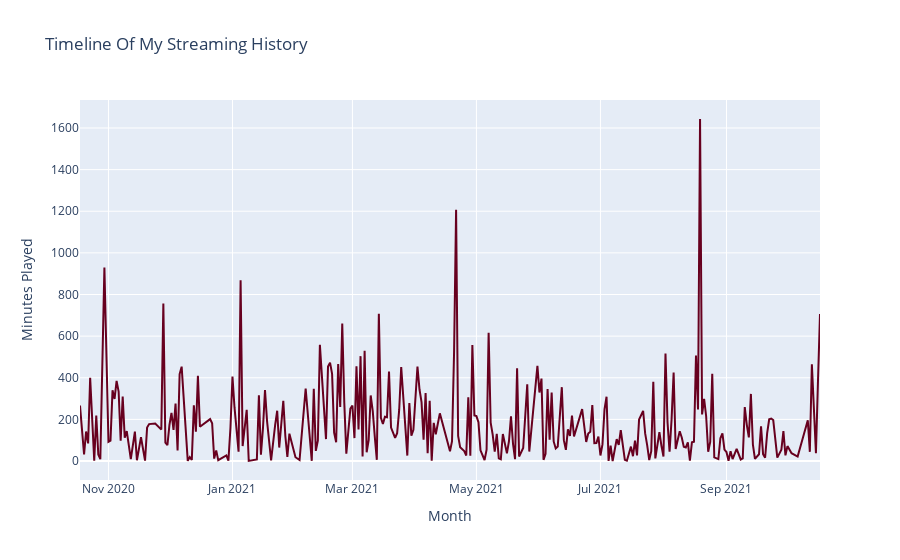

Here is the notebook cell this chart was saved with:
### Code cell
fig = px.line(day, x="day", y="minutes_played",
              labels={
                     "day": "Month",
                     "minutes_played": "Minutes Played"},
              color_discrete_sequence=px.colors.sequential.RdBu, title="Timeline Of My Streaming History")

fig.show()

### Figure 1 — Plotly figure (JSON) as saved in the notebook; plotly's stock layout.template omitted (floating-point values rounded to 4 significant figures; data arrays with more than 128 entries replaced by an {"elided": "..."} marker saying what was removed)
{"data": [{"hovertemplate": "Month=%{x}<br>Minutes Played=%{y}<extra></extra>", "legendgroup": "", "line": {"color": "rgb(103,0,31)", "dash": "solid"}, "marker": {"symbol": "circle"}, "mode": "lines", "name": "", "orientation": "v", "showlegend": false, "type": "scatter", "x": {"elided": "292 str values"}, "xaxis": "x", "y": {"elided": "292 float values"}, "yaxis": "y"}], "layout": {"legend": {"tracegroupgap": 0}, "title": {"text": "Timeline Of My Streaming History"}, "xaxis": {"anchor": "y", "domain": [0, 1], "title": {"text": "Month"}}, "yaxis": {"anchor": "x", "domain": [0, 1], "title": {"text": "Minutes Played"}}}}
